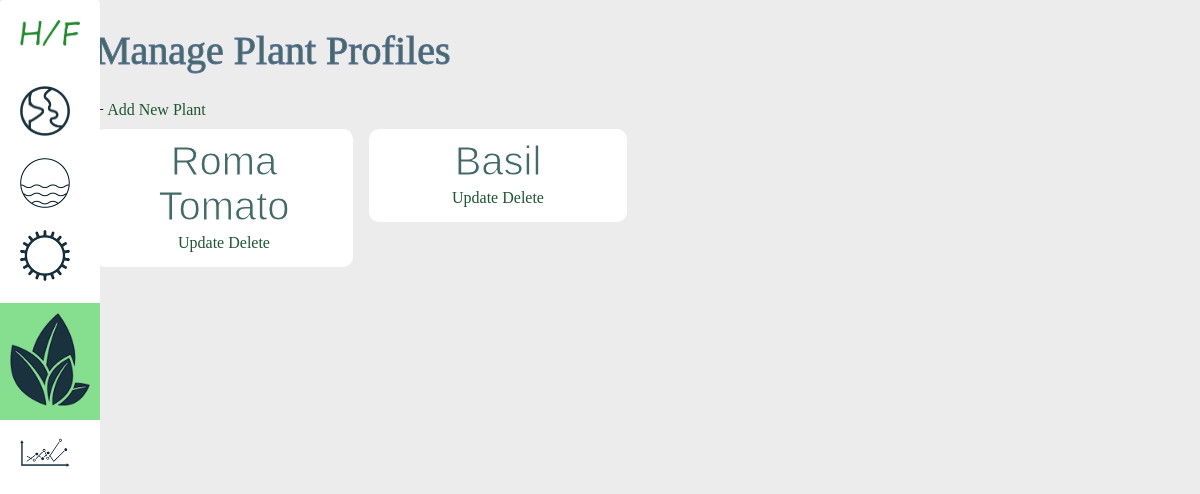
/plant, run on an earlier commit of the app's database.
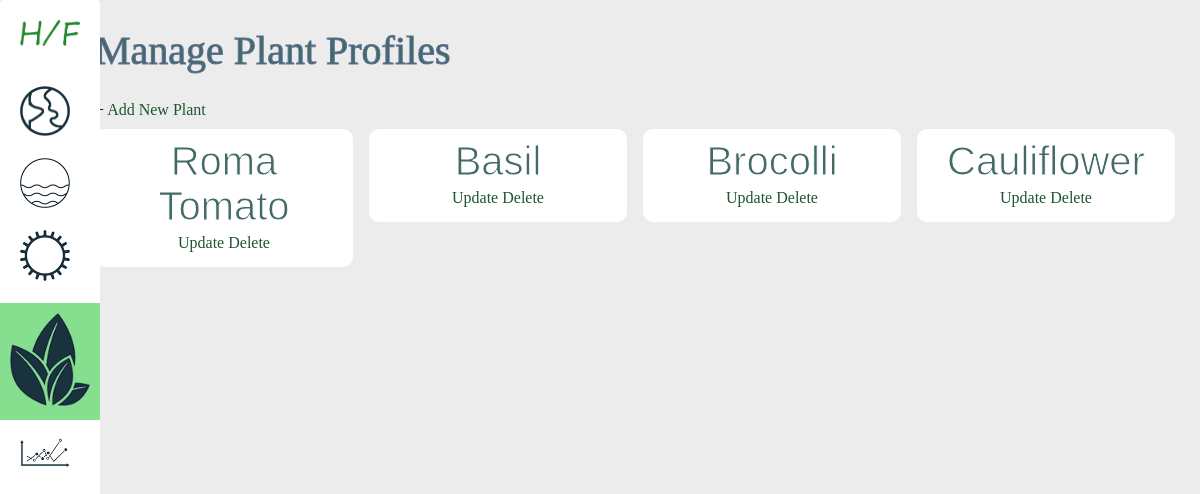
And on a later commit of the database.
### models.py (models this page shows)
class Plant(db.Model):
    id = db.Column(db.Integer, primary_key=True)
    name = db.Column(db.String(50), nullable=False)

### views.py (the view)
@app.route('/plant')
def list_plant_profiles():
    plants = Plant.query.all()
    return render_template('index_plant.html', plants=plants)

### templates/index_plant.html
{% extends 'layout.html' %}
{% block body %}
    <h1>Manage Plant Profiles</h1>
    + <a href="/add_plant">Add New Plant</a>
    <br />
    <div class = "container">
        {% for plant in plants %}
            <div class = "plant">
                <h2>{{ plant.name }}</h2>
                <a href="/update_plant/{{plant.id}}">Update</a>
                <a href="/delete_plant/{{plant.id}}">Delete</a>
                <br />
            </div>
        {% endfor %}
    </div>
{% endblock %}

What changed in the data, as far as the page shows it:
added Plant: name "Brocolli"
added Plant: name "Cauliflower"
